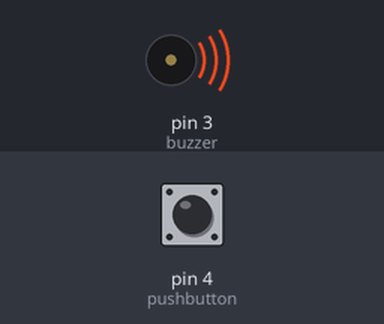
Bench run of a sketch on a simulated Arduino Uno, built with avr-gcc and run on an emulated ATmega328P. Shown: buzzer (waves = sounding, pin HIGH). The inputs (shaded band) are chosen by the test bench; at power-on: pin 4 (pushbutton) LOW.

Above: at 0.1 s.
Timing chart, 0 to 1.6 s (numbered marks = the images above):
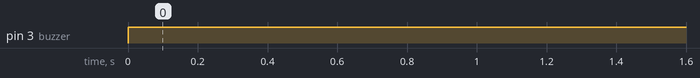

The sketch:

buzzer.ino
```cpp
const int buzzer=3;     // pin 3 is the buzzer output
const int pushbutton=4; // pin 4 is the pushbutton input

void setup()
{
  pinMode(buzzer,OUTPUT);    //configure pin 4 as OUTPUT
  pinMode(pushbutton,INPUT); //configure pin 4 as INPUT
}
void loop()
{
  int sensor1_value=analogRead(A0);   //read the output of both sensors and compare to the threshold value
  int sensor2_value=analogRead(A1);
  if (sensor1_value>100)
  {
    while(true)
    {
      digitalWrite(buzzer,HIGH);        //sets the alarm ON
      if(digitalRead(pushbutton)==HIGH)
      break;
    }
  }
  else
  digitalWrite(buzzer,LOW); //turn off alarm
}
```

Measured:
- by itself, pin 3 (buzzer): LOW → HIGH at 0.00 s
